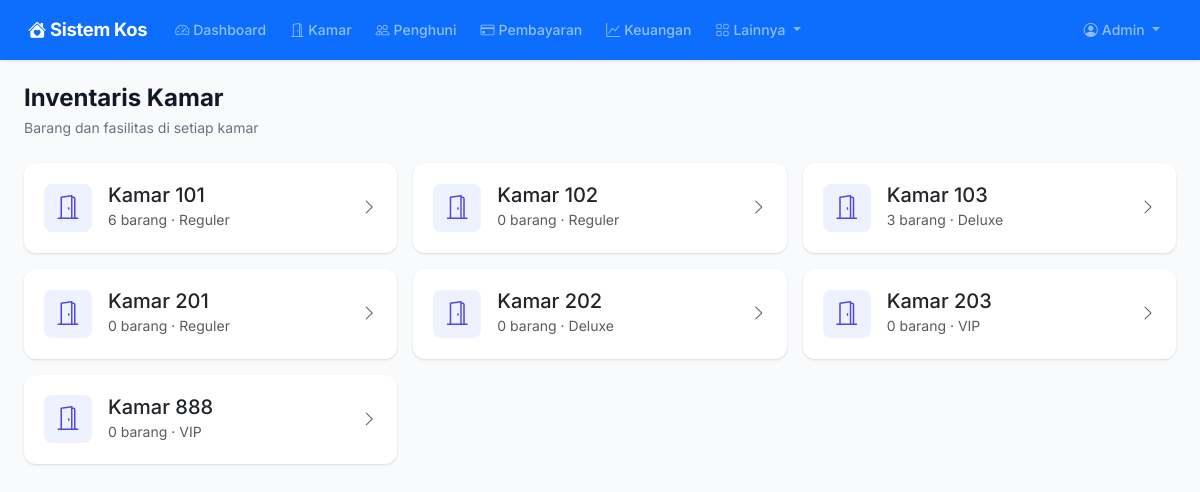
/inventaris/ (signed in), run on an earlier commit of the app's database.
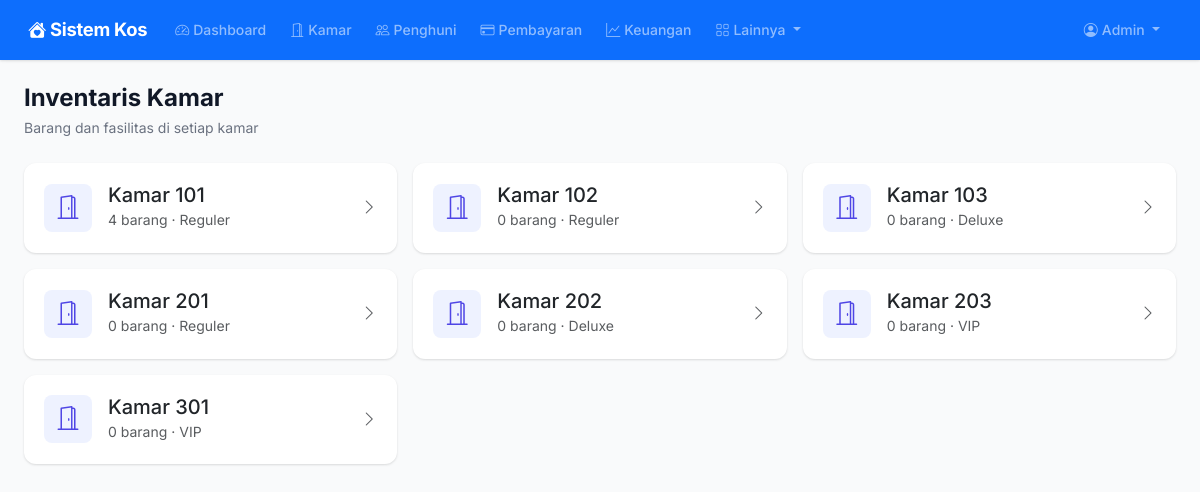
And on a later commit of the database.
### models.py (models this page shows, shortened)
class Room(db.Model):
    __tablename__ = "rooms"
    id = db.Column(db.Integer, primary_key=True)
    nomor_kamar = db.Column(db.String(10), unique=True, nullable=False)
    lantai = db.Column(db.Integer, default=1)
    tipe = db.Column(db.String(50), default="Reguler")
    harga_per_bulan = db.Column(db.Float, nullable=False)
    ukuran = db.Column(db.String(50))
    fasilitas = db.Column(db.Text)
    status = db.Column(db.String(20), default="tersedia")
    deskripsi = db.Column(db.Text)
    created_at = db.Column(db.DateTime, default=datetime.utcnow)
    bookings = db.relationship("Booking", backref="room", lazy="dynamic")
    maintenance_requests = db.relationship("MaintenanceRequest", backref="room", lazy="dynamic")

### routes/inventory.py (the view)
@inventory_bp.route("/")
@login_required
def index():
    if current_user.role not in ("admin", "management"):
        return redirect(url_for("dashboard.index"))
    rooms = Room.query.order_by(Room.nomor_kamar).all()
    return render_template("inventory/index.html", rooms=rooms)

### app.py (called while the page is built)
def create_app():
    app = Flask(__name__)
    app.config.from_object("config.Config")
    db.init_app(app)
    login_manager.init_app(app)
    csrf.init_app(app)
    login_manager.login_view = "auth.login"
    login_manager.login_message = "Silakan login terlebih dahulu."
    from models import User
    @login_manager.user_loader
    def load_user(user_id):
        return User.query.get(int(user_id))
    @app.context_processor
    def inject_now():
        from datetime import datetime
        return {"now": datetime.now()}
    @app.context_processor
    def inject_utility():
        from datetime import date
        return {"date_today": date.today()}
    from routes import register_routes
    register_routes(app)
    with app.app_context():
        db.create_all()
    return app

### templates/inventory/index.html (shortened to what this page needs)
{% extends "base.html" %}
{% block content %}
<div class="page-header">
    <h1>Inventaris Kamar</h1>
    <p>Barang dan fasilitas di setiap kamar</p>
</div>
<div class="row g-3">
    {% for r in rooms %}
    <div class="col-md-6 col-lg-4">
        <a href="{{ url_for('inventory.room_items', room_id=r.id) }}" class="text-decoration-none">
            <div class="card border-0 h-100">
                <div class="card-body d-flex align-items-center gap-3">
                    <div class="stat-icon" style="background:var(--primary-light);color:var(--primary);width:48px;height:48px;border-radius:8px;display:flex;align-items:center;justify-content:center;flex-shrink:0">
                        <i class="bi bi-door-open fs-4"></i>
                    </div>
                    <div>
                        <h5 class="mb-0">Kamar {{ r.nomor_kamar }}</h5>
                        <small class="text-muted">
                            {% set count = r.items|length %}
                            {{ count }} barang
                            &middot; {{ r.tipe }}
                        </small>
                    </div>
                    <i class="bi bi-chevron-right ms-auto text-muted"></i>
                </div>
            </div>
        </a>
    </div>
    {% endfor %}
</div>
{% endblock %}

What changed in the data, as far as the page shows it:
removed Room: nomor_kamar "888", count "0", tipe "VIP"
changed Room (number 1 of 7 on the later page): count "6" → "4"
changed Room (number 3 of 7 on the later page): id "3" → "0"
added Room: nomor_kamar "301", count "0", tipe "VIP"
